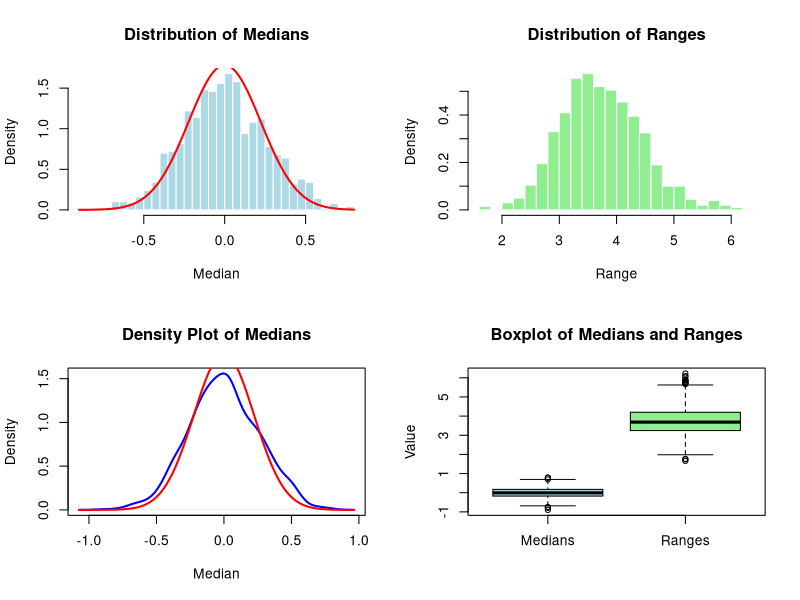

Write R code to recreate this figure.
# Parameters
 mu <- 0
 sigma <- 1
 n <- 20
 N_sim <- 1000
 # Initialize vectors
 medians <- numeric(N_sim)
 ranges <- numeric(N_sim)
 # Simulation
 set.seed(123)
 for (i in 1:N_sim) {
 data <- rnorm(n, mean = mu, sd = sigma)
 medians[i] <- median(data)
 ranges[i] <- max(data) - min(data)
 }
 # Graphical Output
par(mfrow = c(2, 2))
 # Histogram of medians
 hist(medians, breaks = 30, col = "lightblue", probability = TRUE, main = "Distribution of Medians", xlab = "Median", border = "white")
 curve(dnorm(x, mean = mu, sd = sigma/sqrt(n)), add = TRUE, col = "red", lwd = 2)
 # Histogram of ranges
 hist(ranges, breaks = 30, col = "lightgreen", probability = TRUE, main = "Distribution of Ranges", xlab = "Range", border = "white")
 # Density plot of medians
 plot(density(medians), col = "blue", lwd = 2, main = "Density Plot of Medians", xlab = "Median")
 curve(dnorm(x, mean = mu, sd = sigma/sqrt(n)), add = TRUE, col = "red", lwd = 2)
 # Boxplot of medians and ranges
 boxplot(list(Medians = medians, Ranges = ranges), col = c("lightblue", "lightgreen"), main = "Boxplot of Medians and Ranges",ylab="Value") 